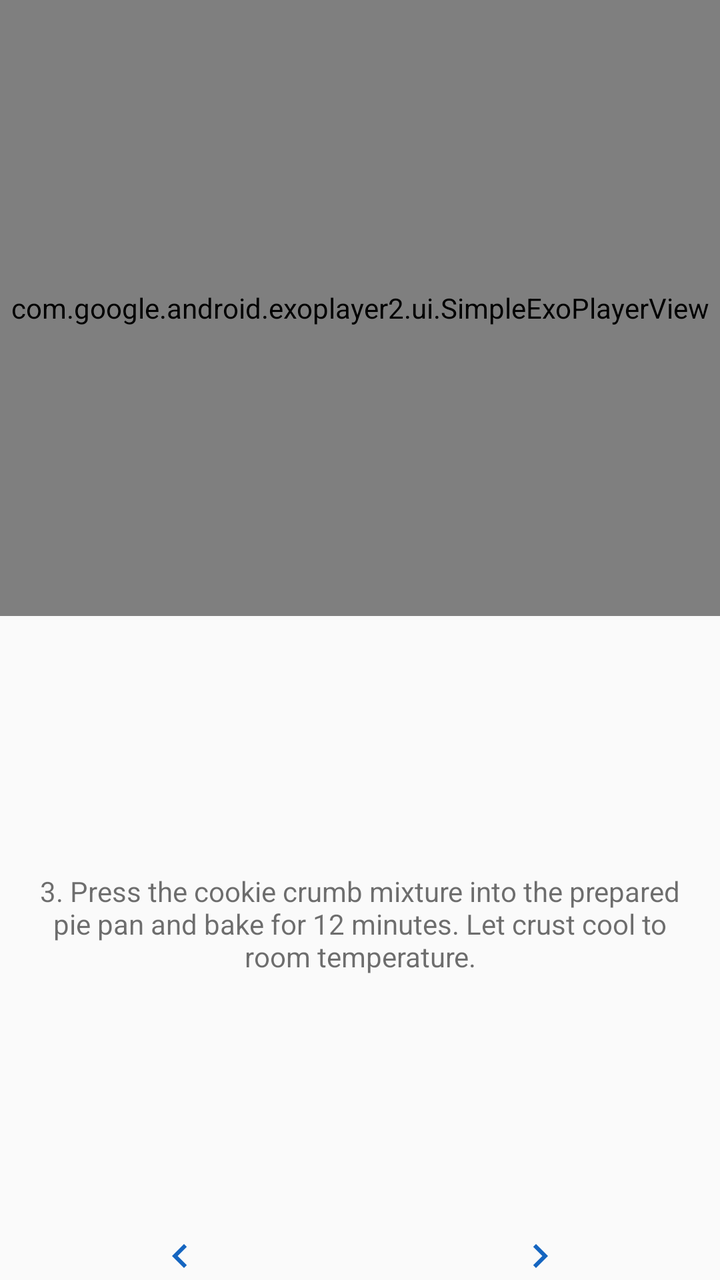
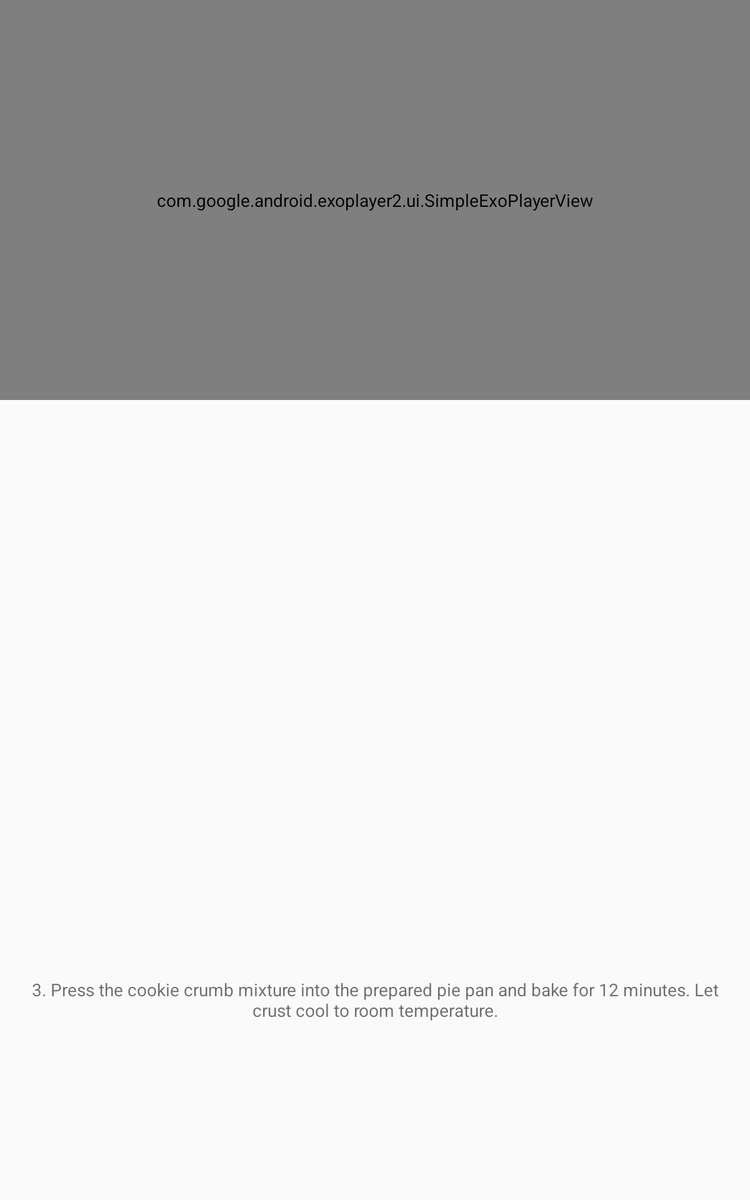

Two renders of one Android screen. The first uses the default layout on a phone; the second uses the alternative layout the repository ships for a different screen configuration, on a matching device. The two XML files are below.
<!-- AndroidManifest.xml: activity theme AppTheme.NoActionBar -->
<!-- res/layout/step_detail.xml -->
<?xml version="1.0" encoding="utf-8"?>
<LinearLayout xmlns:android="http://schemas.android.com/apk/res/android"
    xmlns:tools="http://schemas.android.com/tools"
    android:layout_width="match_parent"
    android:layout_height="match_parent"
    android:orientation="vertical"
    tools:context=".StepDetailFragment">

    <com.google.android.exoplayer2.ui.SimpleExoPlayerView
        android:id="@+id/step_details_player_view"
        android:layout_width="match_parent"
        android:layout_height="0dp"
        android:layout_weight="1"
        android:background="@color/black"/>

    <TextView
        android:id="@+id/step_details_description_tv"
        android:layout_width="match_parent"
        android:layout_height="0dp"
        android:layout_weight="1"
        android:gravity="center"
        android:padding="@dimen/default_padding"
        android:textColor="@color/primary_text_color"
        tools:text="3. Press the cookie crumb mixture into the prepared pie pan and bake for 12 minutes. Let crust cool to room temperature." />

    <LinearLayout
        android:id="@+id/step_details_navigation_buttons_bar"
        android:layout_width="match_parent"
        android:layout_height="wrap_content"
        android:orientation="horizontal">

        <android.support.v7.widget.AppCompatImageView
            android:id="@+id/step_details_previous_button"
            android:layout_width="0dp"
            android:layout_height="wrap_content"
            android:layout_weight="1"
            android:src="@drawable/ic_chevron_left_accent_24dp" />

        <android.support.v7.widget.AppCompatImageView
            android:id="@+id/step_details_next_button"
            android:layout_width="0dp"
            android:layout_height="wrap_content"
            android:layout_weight="1"
            android:src="@drawable/ic_chevron_right_accent_24dp" />

    </LinearLayout>

</LinearLayout>
<!-- resources referenced by this layout -->
<resources>
  <color name="black">#000000</color>
  <color name="primary_text_color">#90000000</color>
  <dimen name="default_padding">16dp</dimen>
  <!-- drawable ic_chevron_left_accent_24dp (drawable) -->
  <vector xmlns:android="http://schemas.android.com/apk/res/android"
          android:width="24dp"
          android:height="24dp"
          android:viewportWidth="24.0"
          android:viewportHeight="24.0">
      <path
          android:fillColor="#1565c0"
          android:pathData="M15.41,7.41L14,6l-6,6 6,6 1.41,-1.41L10.83,12z"/>
  </vector>
  <!-- drawable ic_chevron_right_accent_24dp (drawable) -->
  <vector xmlns:android="http://schemas.android.com/apk/res/android"
          android:width="24dp"
          android:height="24dp"
          android:viewportWidth="24.0"
          android:viewportHeight="24.0">
      <path
          android:fillColor="#1565c0"
          android:pathData="M10,6L8.59,7.41 13.17,12l-4.58,4.59L10,18l6,-6z"/>
  </vector>
  <style name="AppTheme.NoActionBar">
          <item name="windowActionBar">false</item>
          <item name="windowNoTitle">true</item>
      </style>
</resources>
<!-- res/layout-sw600dp/step_detail.xml (the repository's variant of the layout above) -->
<!-- drawn on a 7-inch tablet held upright -->
<?xml version="1.0" encoding="utf-8"?>
<LinearLayout xmlns:android="http://schemas.android.com/apk/res/android"
    xmlns:tools="http://schemas.android.com/tools"
    android:layout_width="match_parent"
    android:layout_height="match_parent"
    android:orientation="vertical"
    tools:context=".StepDetailFragment">

    <com.google.android.exoplayer2.ui.SimpleExoPlayerView
        android:id="@+id/step_details_player_view"
        android:layout_width="match_parent"
        android:layout_height="0dp"
        android:layout_weight="1"
        android:background="@color/black"/>

    <android.support.v7.widget.AppCompatImageView
        android:id="@+id/step_details_image_view"
        android:layout_width="match_parent"
        android:layout_height="0dp"
        android:layout_weight="1" />

    <TextView
        android:id="@+id/step_details_description_tv"
        android:layout_width="match_parent"
        android:layout_height="0dp"
        android:layout_weight="1"
        android:gravity="center"
        android:padding="@dimen/default_padding"
        android:textColor="@color/primary_text_color"
        tools:text="3. Press the cookie crumb mixture into the prepared pie pan and bake for 12 minutes. Let crust cool to room temperature." />

</LinearLayout>
<!-- resources referenced by the variant -->
<!-- as a 7-inch tablet held upright resolves them -->
<resources>
  <color name="black">#000000</color>
  <color name="primary_text_color">#90000000</color>
  <dimen name="default_padding">16dp</dimen>
  <style name="AppTheme.NoActionBar">
          <item name="windowActionBar">false</item>
          <item name="windowNoTitle">true</item>
      </style>
</resources>
